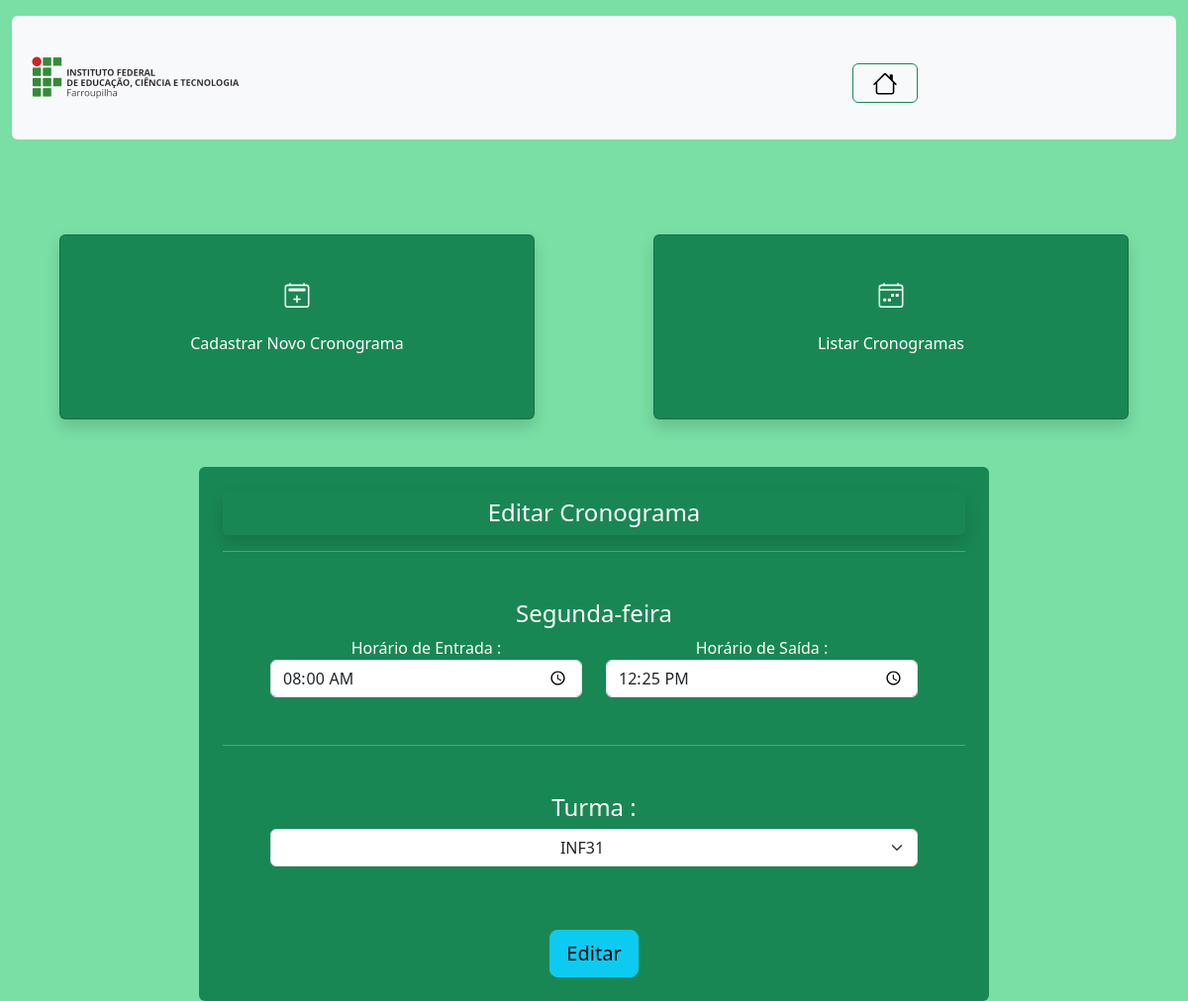
The app's page /Cronograma/index_cronograma.php?page=editar&ID_cronos=31 (signed in) with its own data.
### tables this page shows
CREATE TABLE IF NOT EXISTS `cronograma` (
  `ID_cronos` int NOT NULL AUTO_INCREMENT,
  `dia_semana` char(3) NOT NULL,
  `hr_entrada` time NOT NULL,
  `hr_saida` time NOT NULL,
  `ID_turma` int NOT NULL,
  PRIMARY KEY (`ID_cronos`),
  KEY `ID_turma` (`ID_turma`) USING BTREE
);

### Cronograma/editar_cronograma.php (the view, shortened to what this page needs)
<div class="container-sm rounded p-4 text-bg-success text-center" style="width: 70%;">
    <?php
    include_once("../config.php");
    $sql = "SELECT * FROM cronograma WHERE ID_cronos=" . $_REQUEST["ID_cronos"];
    $result = $connect->query($sql);
    $row = $result->fetch_object();
    $data = $row->dia_semana;
    $semana = array(
        'Sun' => 'Domingo',
        'Mon' => 'Segunda-feira',
        'Tue' => 'Terça-feira',
        'Wed' => 'Quarta-feira',
        'Thu' => 'Quinta-feira',
        'Fri' => 'Sexta-feira',
        'Sat' => 'Sábado'
    );
    $dia_semana = $semana["$data"]; ?>
    <form action="?page=salvar" method="POST">
        <p class="p-2 h4 rounded shadow">Editar Cronograma</p>
        <hr>
        <div class="m-5">
            <label class="h4"><?php print $dia_semana; ?></label><input type="hidden" name="dia_semana" value="<?php print $row->dia_semana; ?>">
            <div class="row">
                <div class="col">
                    Horário de Entrada : <input type="time" class="form-control" name="hr_entrada" value="<?php print $row->hr_entrada; ?>">
                </div>
                <div class="col">
                    Horário de Saída : <input type="time" class="form-control" name="hr_saida" value="<?php print $row->hr_saida; ?>">
                </div>
            </div>
        </div>
        <hr>
        <div class="m-5">
            <label for="turma" class="h4">Turma :</label>
            <select class="form-select text-center" name="ID_turma">
                <?php
                $sql = "SELECT * FROM cronograma as C INNER JOIN turma as T WHERE C.ID_turma = T.ID_turma AND C.ID_cronos=" . $_REQUEST["ID_cronos"];
                $result = $connect->query($sql);
                while ($row = $result->fetch_object()) {
                    print "<option value='" . $row->ID_turma . "'>" . $row->nome_turma;
                    print "</option>";
                }
                ?>
            </select>
        </div>
        <button class="btn btn-info btn-lg text-center mt-3" type="submit">Editar</button>
    </form>
</div>

### records on screen
cronograma: dia_semana "Segunda-feira", hr_entrada "08:00:00", hr_saida "12:25:00"

### other values on screen
form field ID_turma "INF31"
